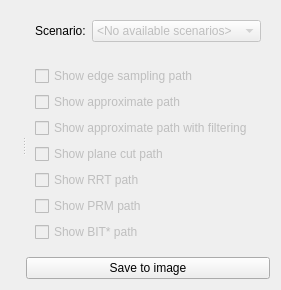
<?xml version="1.0" encoding="UTF-8"?>
<ui version="4.0">
 <class>path_viewer</class>
 <widget class="QWidget" name="path_viewer">
  <property name="geometry">
   <rect>
    <x>0</x>
    <y>0</y>
    <width>281</width>
    <height>251</height>
   </rect>
  </property>
  <layout class="QVBoxLayout" name="vertical_layout">
   <item>
    <widget class="QSplitter" name="main_splitter">
     <property name="orientation">
      <enum>Qt::Horizontal</enum>
     </property>
     <property name="childrenCollapsible">
      <bool>false</bool>
     </property>
     <widget class="ues::gui::path_view" name="viewer_widget" native="true">
      <property name="sizePolicy">
       <sizepolicy hsizetype="Preferred" vsizetype="Preferred">
        <horstretch>3</horstretch>
        <verstretch>0</verstretch>
       </sizepolicy>
      </property>
     </widget>
     <widget class="QWidget" name="control_widget" native="true">
      <property name="sizePolicy">
       <sizepolicy hsizetype="Preferred" vsizetype="Preferred">
        <horstretch>1</horstretch>
        <verstretch>0</verstretch>
       </sizepolicy>
      </property>
      <layout class="QVBoxLayout" name="control_vertical_layout">
       <item>
        <widget class="QWidget" name="widget" native="true">
         <layout class="QFormLayout" name="control_form_layout">
          <item row="2" column="1">
           <widget class="QComboBox" name="scenario_combo_box">
            <property name="enabled">
             <bool>false</bool>
            </property>
            <item>
             <property name="text">
              <string>&lt;No available scenarios&gt;</string>
             </property>
            </item>
           </widget>
          </item>
          <item row="2" column="0">
           <widget class="QLabel" name="scenario_label">
            <property name="text">
             <string>Scenario:</string>
            </property>
           </widget>
          </item>
         </layout>
        </widget>
       </item>
       <item>
        <widget class="QWidget" name="paths_widget" native="true">
         <layout class="QVBoxLayout" name="paths_vertical_layout">
          <item>
           <widget class="QCheckBox" name="reference_checkbox">
            <property name="enabled">
             <bool>false</bool>
            </property>
            <property name="text">
             <string>Show edge sampling path</string>
            </property>
           </widget>
          </item>
          <item>
           <widget class="QCheckBox" name="approximate_checkbox">
            <property name="enabled">
             <bool>false</bool>
            </property>
            <property name="text">
             <string>Show approximate path</string>
            </property>
           </widget>
          </item>
          <item>
           <widget class="QCheckBox" name="approximate_filtering_checkbox">
            <property name="enabled">
             <bool>false</bool>
            </property>
            <property name="text">
             <string>Show approximate path with filtering</string>
            </property>
           </widget>
          </item>
          <item>
           <widget class="QCheckBox" name="plane_cut_checkbox">
            <property name="enabled">
             <bool>false</bool>
            </property>
            <property name="text">
             <string>Show plane cut path</string>
            </property>
           </widget>
          </item>
          <item>
           <widget class="QCheckBox" name="rrt_checkbox">
            <property name="enabled">
             <bool>false</bool>
            </property>
            <property name="text">
             <string>Show RRT path</string>
            </property>
            <property name="checkable">
             <bool>true</bool>
            </property>
           </widget>
          </item>
          <item>
           <widget class="QCheckBox" name="prm_checkbox">
            <property name="enabled">
             <bool>false</bool>
            </property>
            <property name="text">
             <string>Show PRM path</string>
            </property>
           </widget>
          </item>
          <item>
           <widget class="QCheckBox" name="bitstar_checkbox">
            <property name="enabled">
             <bool>false</bool>
            </property>
            <property name="text">
             <string>Show BIT* path</string>
            </property>
           </widget>
          </item>
         </layout>
        </widget>
       </item>
       <item>
        <spacer name="vertical_spacer">
         <property name="orientation">
          <enum>Qt::Vertical</enum>
         </property>
         <property name="sizeHint" stdset="0">
          <size>
           <width>0</width>
           <height>1</height>
          </size>
         </property>
        </spacer>
       </item>
       <item>
        <widget class="QPushButton" name="save_image_button">
         <property name="text">
          <string>Save to image</string>
         </property>
        </widget>
       </item>
      </layout>
     </widget>
    </widget>
   </item>
  </layout>
 </widget>
 <customwidgets>
  <customwidget>
   <class>ues::gui::path_view</class>
   <extends>QWidget</extends>
   <header>graphics/path_view.h</header>
   <container>1</container>
  </customwidget>
 </customwidgets>
 <resources/>
 <connections/>
</ui>
